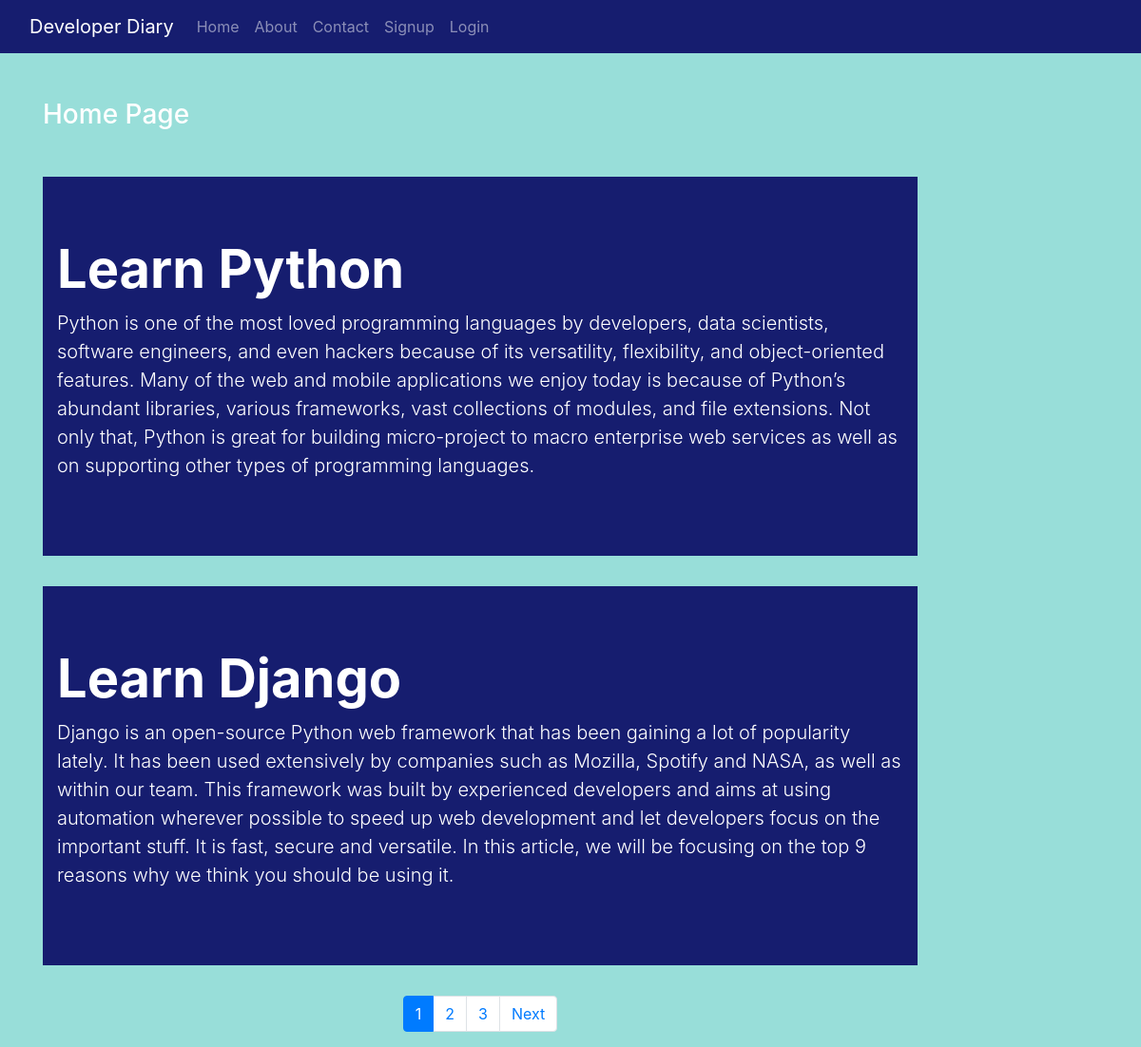
The page / on the database its author committed.
### app/models.py (models this page shows)
class Post(models.Model):
 title = models.CharField(max_length=150)
 desc = models.TextField()

### app/views.py (the view)
# urls.py: path('', views.home),
def home(request):
    posts = Post.objects.all()
    paginator = Paginator(posts, 2)
    page_number = request.GET.get('page')
    try:
        page_obj = paginator.get_page(page_number)
    except PageNotAnInteger:
        page_obj = paginator.get_page(1)
    except EmptyPage:
        page_obj = paginator.get_page(paginator.num_pages)
    return render(request, 'blog/home.html', {'page_obj': page_obj, 'posts': posts})

### app/templates/blog/home.html (shortened to what this page needs)
{% extends 'blog/base.html' %}
{% load static %}
{% block content %}
<div class="col-sm-10">
 <h3 class="my-5">Home Page</h3>
  {% for post in page_obj %}
    <div class="jumbotron jumbotron-fluid jumbo-color">
      <div class="container">
        <h1 class="display-4 font-weight-bold">{{post.title}}</h1>
        <p class="lead">{{post.desc}}</p>
      </div>
    </div>
  {% endfor %}
  <div class="row justify-content-center">
  	<nav aria-label="Page navigation example">
  			<ul class="pagination">
		  		{% for i in page_obj.paginator.page_range %}
		  			{% if page_obj.number == i %}
		  				<li class="active page-item"><a href="" class="page-link">{{i}}</a></li>
		  			{% else %}
		  				<li class="page-item"><a href="?page={{i}}" class="page-link">{{i}}</a></li>
		  			{% endif %}
		  		{% endfor %}
		  		{% if page_obj.has_next %}
		  		<li class="page-item"><a href="?page={{page_obj.next_page_number}}" class="page-link">Next</a></li>
		  		{% endif %}
  			</ul>
  	</nav>
  </div>
</div>
{% endblock content %}

### app/static/blog/css/style.css (style rules this page uses)
body { background-color: #98ded9; color: white; }
.jumbo-color { background-color: #161d6f; }

### rows shown on the page
Post: title "Learn Python", desc "Python is one of the most loved programming languages by developers, data scientists, software engineers, and even hackers because of its versatility, flexibility, and object-oriented features. Many of the web and mobile applications we enjoy today is because of Python’s abundant libraries, various frameworks, vast collections of modules, and file extensions. Not only that, Python is great for building micro-project to macro enterprise web services as well as on supporting other types of programming languages."
Post: title "Learn Django", desc "Django is an open-source Python web framework that has been gaining a lot of popularity lately. It has been used extensively by companies such as Mozilla, Spotify and NASA, as well as within our team. This framework was built by experienced developers and aims at using automation wherever possible to speed up web development and let developers focus on the important stuff. It is fast, secure and versatile. In this article, we will be focusing on the top 9 reasons why we think you should be using it."

### other values the page prints
{{ i }} "1"
{{ i }} "2" "3"
